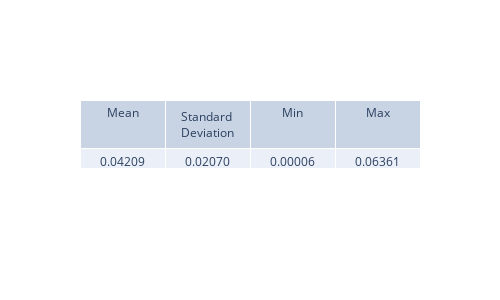
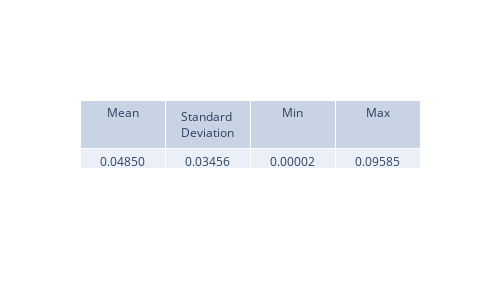
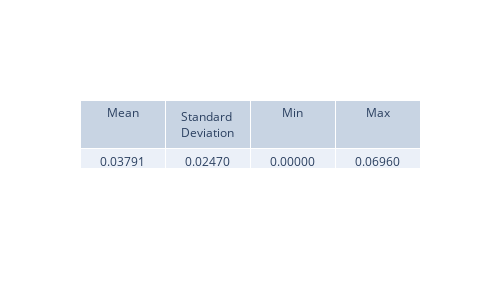
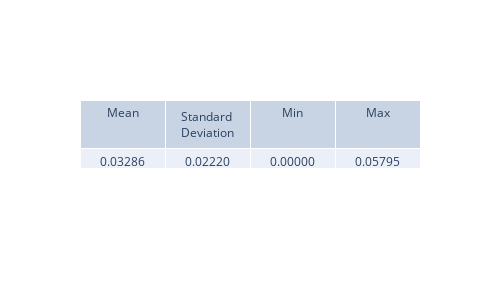

Notebook source saved alongside these figures, in order:
### Code cell
lambda0_analytical = analytical_weights["lambda0_analytical"]
lambda1_analytical = analytical_weights["lambda1_analytical"]
lambda2_analytical = analytical_weights["lambda2_analytical"]
lambda3_analytical = analytical_weights["lambda3_analytical"]
lambda4_analytical = analytical_weights["lambda4_analytical"]
lambda5_analytical = analytical_weights["lambda5_analytical"]

lambda0_diff = np.abs(lambda0 - lambda0_analytical)
lambda1_diff = np.abs(lambda1 - lambda1_analytical)
lambda2_diff = np.abs(lambda2 - lambda2_analytical)
lambda3_diff = np.abs(lambda3 - lambda3_analytical)
lambda4_diff = np.abs(lambda4 - lambda4_analytical)
lambda5_diff = np.abs(lambda5 - lambda5_analytical)

view_metrics(lambda0_diff)
view_metrics(lambda1_diff)
view_metrics(lambda2_diff)
view_metrics(lambda3_diff)
view_metrics(lambda4_diff)
view_metrics(lambda5_diff)

plt.figure(figsize=(8, 5), dpi=200)
plt.plot(t_values, lambda0_diff, label='delta lambda0')
plt.plot(t_values, lambda1_diff, label='delta lambda1')
plt.plot(t_values, lambda2_diff, label='delta lambda2')
plt.plot(t_values, lambda3_diff, label='delta lambda3')
plt.plot(t_values, lambda4_diff, label='delta lambda4')
plt.plot(t_values, lambda5_diff, label='delta lambda5')
plt.xlabel("Time (ps)")
plt.ylabel("Absolute Error")
plt.title("Difference between PINN and Numerical lambda values")
plt.grid(True)
plt.legend()
plt.show()

### Figure 1 — Plotly figure (JSON) as saved in the notebook; plotly's stock layout.template omitted (floating-point values rounded to 4 significant figures)
{"data": [{"cells": {"values": [["0.04209"], ["0.02070"], ["0.00006"], ["0.06361"]]}, "header": {"values": ["Mean", "Standard Deviation", "Min", "Max"]}, "type": "table"}], "layout": {"height": 300, "width": 500}}

### Figure 2 — Plotly figure (JSON) as saved in the notebook; plotly's stock layout.template omitted (floating-point values rounded to 4 significant figures)
{"data": [{"cells": {"values": [["0.04850"], ["0.03456"], ["0.00002"], ["0.09585"]]}, "header": {"values": ["Mean", "Standard Deviation", "Min", "Max"]}, "type": "table"}], "layout": {"height": 300, "width": 500}}

### Figure 3 — Plotly figure (JSON) as saved in the notebook; plotly's stock layout.template omitted (floating-point values rounded to 4 significant figures)
{"data": [{"cells": {"values": [["0.03791"], ["0.02470"], ["0.00000"], ["0.06960"]]}, "header": {"values": ["Mean", "Standard Deviation", "Min", "Max"]}, "type": "table"}], "layout": {"height": 300, "width": 500}}

### Figure 4 — Plotly figure (JSON) as saved in the notebook; plotly's stock layout.template omitted (floating-point values rounded to 4 significant figures)
{"data": [{"cells": {"values": [["0.03286"], ["0.02220"], ["0.00000"], ["0.05795"]]}, "header": {"values": ["Mean", "Standard Deviation", "Min", "Max"]}, "type": "table"}], "layout": {"height": 300, "width": 500}}
